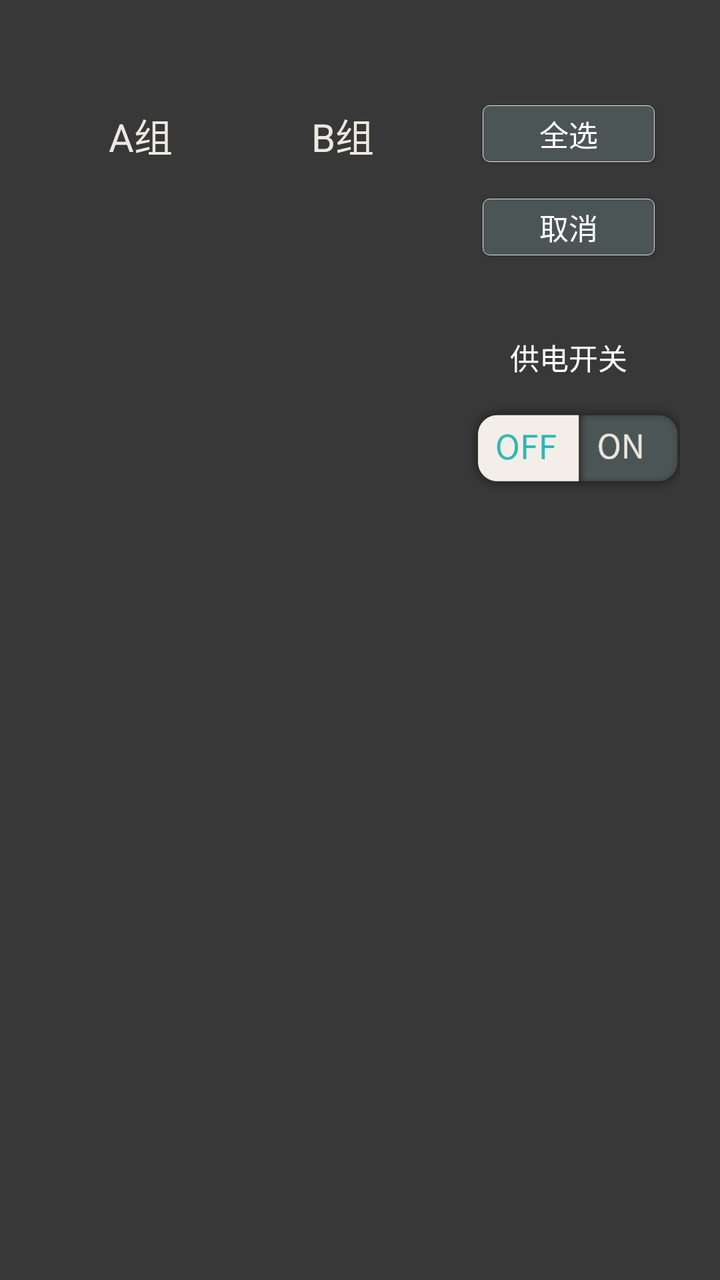
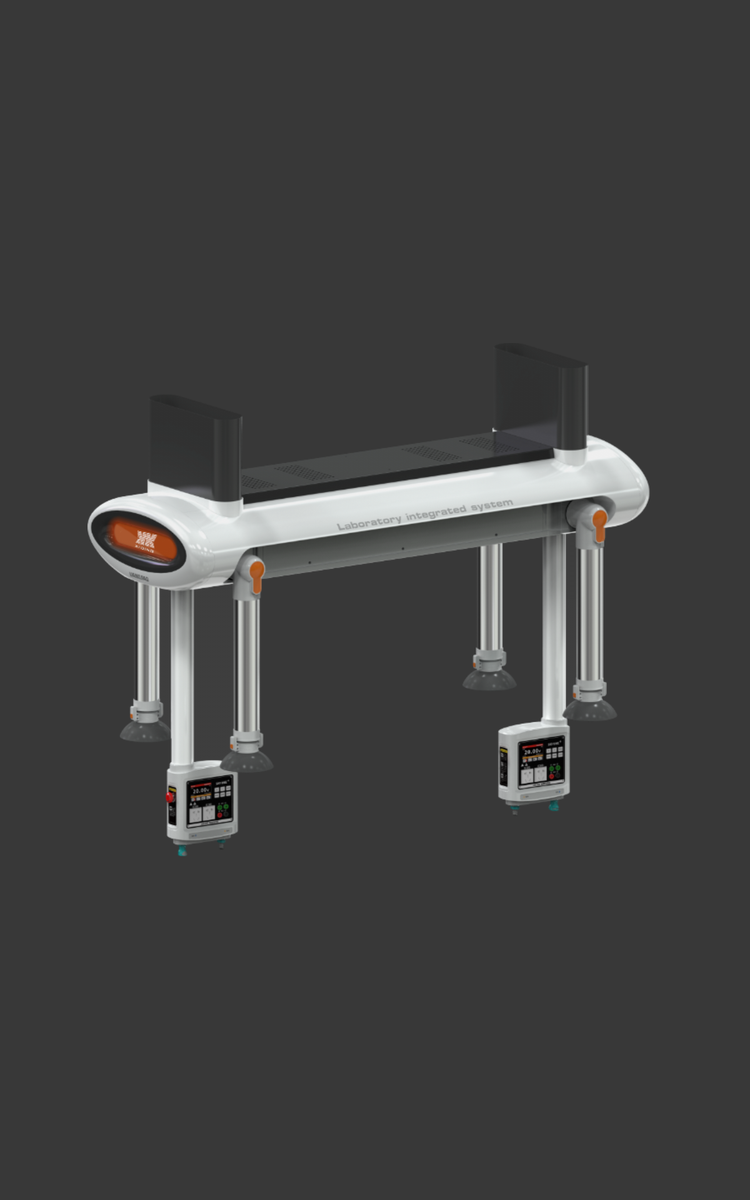

The same Android screen from two of the app's own layout files: first res/layout/ as a phone draws it, then the repository's variant for another configuration, drawn on a device whose configuration selects that folder. Both files follow.
<!-- AndroidManifest.xml: application theme CustomTheme -->
<!-- res/layout/fragment_highvoltage.xml -->
<?xml version="1.0" encoding="utf-8"?>
<LinearLayout xmlns:android="http://schemas.android.com/apk/res/android"
    android:orientation="horizontal"
    android:background="@color/color_383838"
    android:paddingRight="60px"
    android:paddingLeft="60px"
    android:layout_width="match_parent"
    android:layout_height="match_parent">



    <LinearLayout
        android:layout_marginTop="160px"
        android:orientation="vertical"
        android:layout_width="303px"
        android:layout_height="wrap_content">



        <TextView
            android:layout_marginBottom="20px"
            android:gravity="center"
            android:textSize="58px"
            android:layout_gravity="center"
            android:text="A组"
            android:textColor="@color/color_EDE8E0"
            android:layout_width="wrap_content"
            android:layout_height="wrap_content" />


        <androidx.recyclerview.widget.RecyclerView
            android:id="@+id/r1"
            android:overScrollMode="never"
            android:layout_width="match_parent"
            android:layout_height="wrap_content" />






    </LinearLayout>

    <LinearLayout
        android:layout_marginTop="160px"
        android:orientation="vertical"
        android:layout_width="303px"
        android:layout_height="wrap_content">



        <TextView
            android:layout_marginBottom="20px"
            android:gravity="center"
            android:textSize="58px"
            android:layout_gravity="center"
            android:text="B组"
            android:textColor="@color/color_EDE8E0"
            android:layout_width="wrap_content"
            android:layout_height="wrap_content" />


        <androidx.recyclerview.widget.RecyclerView
            android:id="@+id/r2"
            android:overScrollMode="never"
            android:layout_width="match_parent"
            android:layout_height="wrap_content" />






    </LinearLayout>

    <LinearLayout
        android:layout_marginLeft="20px"
        android:layout_marginTop="158px"
        android:orientation="vertical"
        android:layout_width="wrap_content"
        android:layout_height="wrap_content">



        <Button
            android:layout_gravity="center"
            android:id="@+id/btn_a"
            android:gravity="center"
            android:textColor="@color/color_ffffff"
            android:background="@drawable/btn_bg"
            android:textSize="44px"
            android:text="全选"
            android:layout_width="258px"
            android:layout_height="85px" />

        <Button
            android:layout_gravity="center"
            android:id="@+id/btn_c"
            android:layout_marginTop="55px"
            android:gravity="center"
            android:textColor="@color/color_ffffff"
            android:background="@drawable/btn_bg"
            android:textSize="44px"
            android:text="取消"
            android:layout_width="258px"
            android:layout_height="85px" />


        <TextView

            android:layout_marginTop="120px"
            android:layout_gravity="center"
            android:textColor="@color/white"
            android:text="供电开关"
            android:textSize="44px"
            android:layout_width="wrap_content"
            android:layout_height="wrap_content" />


        <ImageView
            android:layout_gravity="center"
            android:id="@+id/btn_on_off"
            android:src="@mipmap/off_icon"
            android:layout_width="387px"
            android:layout_height="212px" />



        <FrameLayout
            android:layout_gravity="center"
            android:layout_marginTop="190px"
            android:orientation="horizontal"
            android:layout_width="303px"
            android:background="@color/color_383838"
            android:layout_height="130px">


            <ImageView
                android:id="@+id/img"
                android:layout_width="303px"
                android:layout_height="130px" />


            <TextView
                android:id="@+id/name"
                android:layout_gravity="center|left"
                android:layout_marginLeft="38px"
                android:text=""
                android:textSize="27px"
                android:textColor="@color/white"
                android:layout_width="wrap_content"
                android:layout_height="wrap_content" />


        </FrameLayout>
    </LinearLayout>


</LinearLayout>
<!-- resources referenced by this layout -->
<resources>
  <color name="color_383838">#383838</color>
  <color name="color_EDE8E0">#EDE8E0</color>
  <color name="color_ffffff">#ffffff</color>
  <color name="white">#ffffff</color>
  <!-- drawable btn_bg (drawable) -->
  <?xml version="1.0" encoding="utf-8"?>
  <selector xmlns:android="http://schemas.android.com/apk/res/android">
      <item android:state_pressed="true" android:drawable="@drawable/group_t">
      </item>
      <item android:state_focused="true" android:drawable="@drawable/group_t">
      </item>
      <item android:state_enabled="false" android:drawable="@drawable/group_f">
      </item>
  
  </selector>
  <!-- mipmap off_icon: png bitmap (mipmap-xxhdpi, 13178 bytes) -->
  <style name="CustomTheme" parent="AppTheme">
          <item name="windowActionBar">false</item>
          <item name="windowNoTitle">true</item>
          <item name="colorPrimary">@color/white</item>
          <item name="colorPrimaryDark">@color/color_3B3F41</item>
          <item name="colorAccent">@color/color_3B3F41</item>
          <item name="android:windowDrawsSystemBarBackgrounds" tools:targetApi="lollipop">true</item>
      </style>
  <!-- drawable group_t (drawable) -->
  <?xml version="1.0" encoding="utf-8"?>
  <shape xmlns:android="http://schemas.android.com/apk/res/android">
      <corners android:radius="10px" />
  
      <solid android:color="@color/color_2CB6B2" />
      <stroke
          android:width="1px"
          android:color="@color/color_E3E3E3" />
  </shape>
  <!-- drawable group_f (drawable) -->
  <?xml version="1.0" encoding="utf-8"?>
  <shape xmlns:android="http://schemas.android.com/apk/res/android">
      <corners android:radius="10px" />
  
      <solid android:color="@color/color_4C5555" />
      <stroke
          android:width="1px"
          android:color="@color/color_E3E3E3" />
  </shape>
  <style name="AppTheme" parent="Theme.AppCompat.Light.DarkActionBar">
          
          <item name="colorPrimary">@color/colorPrimary</item>
          <item name="colorPrimaryDark">@color/colorPrimaryDark</item>
          <item name="colorAccent">@color/colorAccent</item>
      </style>
  <color name="color_3B3F41">#3B3F41</color>
  <color name="color_2CB6B2">#2CB6B2</color>
  <color name="color_E3E3E3">#E3E3E3</color>
  <color name="color_4C5555">#4C5555</color>
  <color name="colorPrimary">#6200EE</color>
  <color name="colorPrimaryDark">#3700B3</color>
  <color name="colorAccent">#03DAC5</color>
</resources>
<!-- res/layout-sw600dp/fragment_highvoltage.xml (the repository's variant of the layout above) -->
<!-- drawn on a 7-inch tablet held upright -->
<?xml version="1.0" encoding="utf-8"?>
<LinearLayout xmlns:android="http://schemas.android.com/apk/res/android"
    android:orientation="horizontal"
    android:background="@color/color_383838"
    android:paddingRight="20dp"
    android:paddingLeft="70dp"
    android:layout_width="match_parent"
    android:layout_height="match_parent"
    android:paddingEnd="20dp"
    android:paddingStart="70dp">

    <ImageView
        android:layout_gravity="center"
        android:src="@mipmap/t_ra_show"
        android:layout_width="450dp"
        android:layout_height="411dp" />



    <LinearLayout
        android:layout_marginLeft="73dp"
        android:layout_marginTop="26dp"
        android:orientation="horizontal"
        android:layout_width="wrap_content"
        android:layout_height="wrap_content"
        android:layout_marginStart="73dp">



        <TextView
            android:layout_marginLeft="6dp"
            android:gravity="center"
            android:textSize="29sp"
            android:layout_gravity="center"
            android:text="A组"
            android:textColor="@color/color_EDE8E0"
            android:layout_width="wrap_content"
            android:layout_height="wrap_content"
            android:layout_marginStart="6dp" />


        <androidx.recyclerview.widget.RecyclerView
            android:id="@+id/r1"
            android:overScrollMode="never"
            android:layout_width="149dp"
            android:layout_height="wrap_content" />






    </LinearLayout>

    <LinearLayout
        android:layout_marginLeft="33dp"
        android:layout_marginTop="26dp"
        android:orientation="horizontal"
        android:layout_width="wrap_content"
        android:layout_height="wrap_content"
        android:layout_marginStart="33dp">



        <TextView
            android:layout_marginLeft="6dp"
            android:gravity="center"
            android:textSize="29sp"
            android:layout_gravity="center"
            android:text="B组"
            android:textColor="@color/color_EDE8E0"
            android:layout_width="wrap_content"
            android:layout_height="wrap_content"
            android:layout_marginStart="6dp" />


        <androidx.recyclerview.widget.RecyclerView
            android:id="@+id/r2"
            android:overScrollMode="never"
            android:layout_width="149dp"
            android:layout_height="wrap_content" />






    </LinearLayout>

    <LinearLayout
        android:layout_marginLeft="26dp"
        android:layout_marginTop="33dp"
        android:orientation="vertical"
        android:layout_width="wrap_content"
        android:layout_height="wrap_content"
        android:layout_marginStart="26dp">



        <Button
            android:layout_gravity="center"
            android:id="@+id/btn_a"
            android:gravity="center"
            android:textColor="@color/color_ffffff"
            android:background="@drawable/btn_bg"
            android:textSize="22sp"
            android:text="全选"
            android:layout_width="146dp"
            android:layout_height="52dp" />

        <Button
            android:layout_gravity="center"
            android:id="@+id/btn_c"
            android:layout_marginTop="20dp"
            android:gravity="center"
            android:textColor="@color/color_ffffff"
            android:background="@drawable/btn_bg"
            android:textSize="22sp"
            android:text="取消"
            android:layout_width="146dp"
            android:layout_height="52dp" />


        <TextView

            android:layout_marginTop="80dp"
            android:layout_gravity="center"
            android:textColor="@color/white"
            android:text="供电开关"
            android:textSize="22sp"
            android:layout_width="wrap_content"
            android:layout_height="wrap_content" />


        <ImageView
            android:layout_gravity="center"
            android:id="@+id/btn_on_off"
            android:src="@mipmap/off_icon"
            android:layout_width="191dp"
            android:layout_height="106dp" />



        <FrameLayout
            android:layout_gravity="center"
            android:layout_marginTop="46dp"
            android:orientation="horizontal"
            android:layout_width="150dp"
            android:background="@color/color_383838"
            android:layout_height="64dp">


            <ImageView
                android:id="@+id/img"
                android:layout_width="150dp"
                android:layout_height="64dp" />


            <TextView
                android:id="@+id/name"
                android:layout_gravity="center|start"
                android:layout_marginLeft="15dp"
                android:text=""
                android:textSize="16sp"
                android:textColor="@color/white"
                android:layout_width="wrap_content"
                android:layout_height="wrap_content"
                android:layout_marginStart="15dp" />


        </FrameLayout>
    </LinearLayout>


</LinearLayout>
<!-- resources referenced by the variant -->
<!-- as a 7-inch tablet held upright resolves them -->
<resources>
  <color name="color_383838">#383838</color>
  <color name="color_EDE8E0">#EDE8E0</color>
  <color name="color_ffffff">#ffffff</color>
  <color name="white">#ffffff</color>
  <!-- drawable btn_bg (drawable) -->
  <?xml version="1.0" encoding="utf-8"?>
  <selector xmlns:android="http://schemas.android.com/apk/res/android">
      <item android:state_pressed="true" android:drawable="@drawable/group_t">
      </item>
      <item android:state_focused="true" android:drawable="@drawable/group_t">
      </item>
      <item android:state_enabled="false" android:drawable="@drawable/group_f">
      </item>
  
  </selector>
  <!-- mipmap off_icon: png bitmap (mipmap-xxhdpi, 13178 bytes) -->
  <!-- mipmap t_ra_show: png bitmap (mipmap-xxhdpi, 207125 bytes) -->
  <style name="CustomTheme" parent="AppTheme">
          <item name="windowActionBar">false</item>
          <item name="windowNoTitle">true</item>
          <item name="colorPrimary">@color/white</item>
          <item name="colorPrimaryDark">@color/color_3B3F41</item>
          <item name="colorAccent">@color/color_3B3F41</item>
          <item name="android:windowDrawsSystemBarBackgrounds" tools:targetApi="lollipop">true</item>
      </style>
  <!-- drawable group_t (drawable) -->
  <?xml version="1.0" encoding="utf-8"?>
  <shape xmlns:android="http://schemas.android.com/apk/res/android">
      <corners android:radius="10px" />
  
      <solid android:color="@color/color_2CB6B2" />
      <stroke
          android:width="1px"
          android:color="@color/color_E3E3E3" />
  </shape>
  <!-- drawable group_f (drawable) -->
  <?xml version="1.0" encoding="utf-8"?>
  <shape xmlns:android="http://schemas.android.com/apk/res/android">
      <corners android:radius="10px" />
  
      <solid android:color="@color/color_4C5555" />
      <stroke
          android:width="1px"
          android:color="@color/color_E3E3E3" />
  </shape>
  <style name="AppTheme" parent="Theme.AppCompat.Light.DarkActionBar">
          
          <item name="colorPrimary">@color/colorPrimary</item>
          <item name="colorPrimaryDark">@color/colorPrimaryDark</item>
          <item name="colorAccent">@color/colorAccent</item>
      </style>
  <color name="color_3B3F41">#3B3F41</color>
  <color name="color_2CB6B2">#2CB6B2</color>
  <color name="color_E3E3E3">#E3E3E3</color>
  <color name="color_4C5555">#4C5555</color>
  <color name="colorPrimary">#6200EE</color>
  <color name="colorPrimaryDark">#3700B3</color>
  <color name="colorAccent">#03DAC5</color>
</resources>
